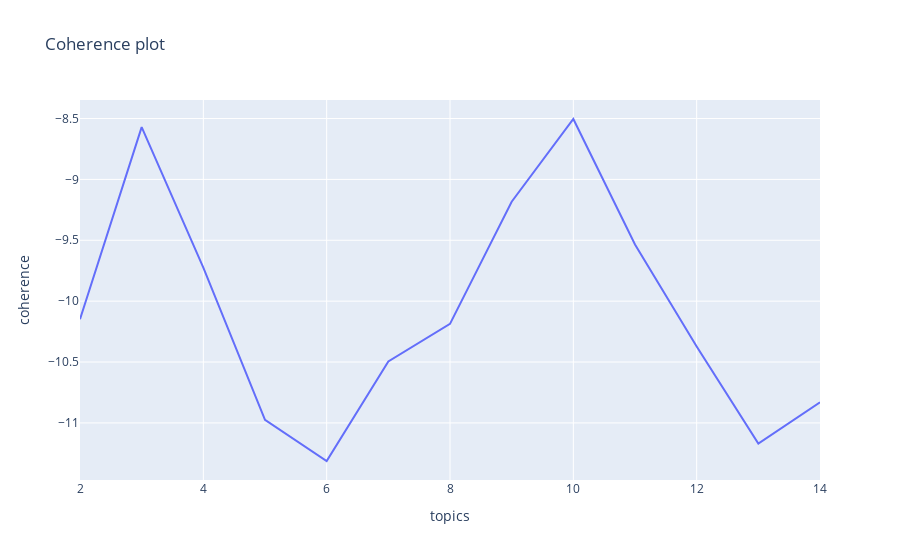

This figure's notebook cell:
### Code cell
fig = px.line(pre_ts_df, x='topics', y='coherence', title='Coherence plot')
fig.show()

### Figure 1 — Plotly figure (JSON) as saved in the notebook; plotly's stock layout.template omitted (floating-point values rounded to 4 significant figures)
{"data": [{"hovertemplate": "topics=%{x}<br>coherence=%{y}<extra></extra>", "legendgroup": "", "line": {"color": "#636efa", "dash": "solid"}, "marker": {"symbol": "circle"}, "mode": "lines", "name": "", "orientation": "v", "showlegend": false, "type": "scatter", "x": [2, 3, 4, 5, 6, 7, 8, 9, 10, 11, 12, 13, 14], "xaxis": "x", "y": [-10.15, -8.571, -9.725, -10.98, -11.31, -10.49, -10.19, -9.183, -8.504, -9.534, -10.37, -11.17, -10.83], "yaxis": "y"}], "layout": {"legend": {"tracegroupgap": 0}, "title": {"text": "Coherence plot"}, "xaxis": {"anchor": "y", "domain": [0, 1], "title": {"text": "topics"}}, "yaxis": {"anchor": "x", "domain": [0, 1], "title": {"text": "coherence"}}}}
